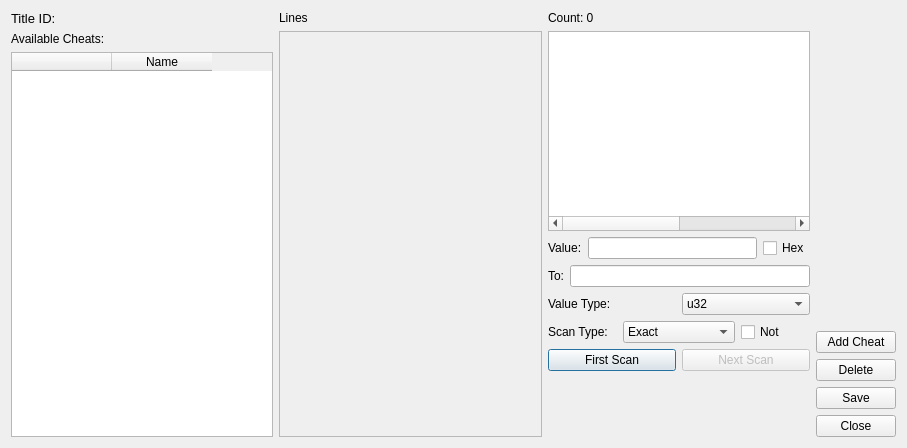
<?xml version="1.0" encoding="UTF-8"?>
<ui version="4.0">
 <class>CheatDialog</class>
 <widget class="QDialog" name="CheatDialog">
  <property name="geometry">
   <rect>
    <x>0</x>
    <y>0</y>
    <width>907</width>
    <height>448</height>
   </rect>
  </property>
  <property name="sizePolicy">
   <sizepolicy hsizetype="Fixed" vsizetype="Fixed">
    <horstretch>0</horstretch>
    <verstretch>0</verstretch>
   </sizepolicy>
  </property>
  <property name="windowTitle">
   <string>Cheats</string>
  </property>
  <layout class="QHBoxLayout" name="horizontalLayout_2">
   <item>
    <layout class="QVBoxLayout" name="verticalLayout_2">
     <item>
      <widget class="QLabel" name="labelTitle">
       <property name="font">
        <font>
         <pointsize>10</pointsize>
        </font>
       </property>
       <property name="text">
        <string>Title ID:</string>
       </property>
       <property name="wordWrap">
        <bool>true</bool>
       </property>
      </widget>
     </item>
     <item>
      <widget class="QLabel" name="labelAvailableCheats">
       <property name="text">
        <string>Available Cheats:</string>
       </property>
      </widget>
     </item>
     <item>
      <widget class="QTableWidget" name="tableCheats">
       <property name="showGrid">
        <bool>false</bool>
       </property>
       <property name="columnCount">
        <number>2</number>
       </property>
       <attribute name="horizontalHeaderVisible">
        <bool>true</bool>
       </attribute>
       <attribute name="verticalHeaderVisible">
        <bool>false</bool>
       </attribute>
       <column>
        <property name="text">
         <string/>
        </property>
       </column>
       <column>
        <property name="text">
         <string>Name</string>
        </property>
       </column>
      </widget>
     </item>
    </layout>
   </item>
   <item>
    <layout class="QVBoxLayout" name="verticalLayout">
     <item>
      <widget class="QLabel" name="labelLines">
       <property name="text">
        <string>Lines</string>
       </property>
      </widget>
     </item>
     <item>
      <widget class="QPlainTextEdit" name="textLines">
       <property name="enabled">
        <bool>false</bool>
       </property>
      </widget>
     </item>
    </layout>
   </item>
   <item>
    <layout class="QVBoxLayout" name="verticalLayout_4">
     <item>
      <widget class="QLabel" name="lblCount">
       <property name="text">
        <string>Count: 0</string>
       </property>
      </widget>
     </item>
     <item>
      <widget class="QTableWidget" name="tableFound">
       <property name="columnCount">
        <number>2</number>
       </property>
       <attribute name="horizontalHeaderVisible">
        <bool>false</bool>
       </attribute>
       <attribute name="horizontalHeaderDefaultSectionSize">
        <number>150</number>
       </attribute>
       <attribute name="horizontalHeaderStretchLastSection">
        <bool>true</bool>
       </attribute>
       <attribute name="verticalHeaderVisible">
        <bool>false</bool>
       </attribute>
       <column>
        <property name="text">
         <string>Address</string>
        </property>
       </column>
       <column>
        <property name="text">
         <string>Value</string>
        </property>
       </column>
      </widget>
     </item>
     <item>
      <layout class="QVBoxLayout" name="verticalLayout_5">
       <item>
        <layout class="QHBoxLayout" name="horizontalLayout_7">
         <item>
          <widget class="QLabel" name="lblValue">
           <property name="text">
            <string>Value:</string>
           </property>
          </widget>
         </item>
         <item>
          <widget class="QLineEdit" name="txtSearch"/>
         </item>
         <item>
          <widget class="QCheckBox" name="chkHex">
           <property name="text">
            <string>Hex</string>
           </property>
          </widget>
         </item>
        </layout>
       </item>
       <item>
        <layout class="QHBoxLayout" name="horizontalLayout_8">
         <item>
          <widget class="QLabel" name="lblTo">
           <property name="text">
            <string>To:</string>
           </property>
          </widget>
         </item>
         <item>
          <widget class="QLineEdit" name="txtSearchTo"/>
         </item>
        </layout>
       </item>
       <item>
        <layout class="QHBoxLayout" name="horizontalLayout_3">
         <item>
          <widget class="QLabel" name="lblValueType">
           <property name="text">
            <string>Value Type:</string>
           </property>
          </widget>
         </item>
         <item>
          <widget class="QComboBox" name="cbValueType">
           <item>
            <property name="text">
             <string>u32</string>
            </property>
           </item>
           <item>
            <property name="text">
             <string>u16</string>
            </property>
           </item>
           <item>
            <property name="text">
             <string>u8</string>
            </property>
           </item>
          </widget>
         </item>
        </layout>
       </item>
       <item>
        <layout class="QHBoxLayout" name="horizontalLayout_4">
         <item>
          <widget class="QLabel" name="lblScanType">
           <property name="text">
            <string>Scan Type:</string>
           </property>
          </widget>
         </item>
         <item>
          <widget class="QComboBox" name="cbScanType">
           <item>
            <property name="text">
             <string>Exact</string>
            </property>
           </item>
           <item>
            <property name="text">
             <string>Bigger Than</string>
            </property>
           </item>
           <item>
            <property name="text">
             <string>Smaller Than</string>
            </property>
           </item>
           <item>
            <property name="text">
             <string>Value Between</string>
            </property>
           </item>
          </widget>
         </item>
         <item>
          <widget class="QCheckBox" name="chkNot">
           <property name="text">
            <string>Not</string>
           </property>
          </widget>
         </item>
        </layout>
       </item>
       <item>
        <layout class="QHBoxLayout" name="horizontalLayout_6">
         <item>
          <widget class="QPushButton" name="btnFirstScan">
           <property name="text">
            <string>First Scan</string>
           </property>
          </widget>
         </item>
         <item>
          <widget class="QPushButton" name="btnNextScan">
           <property name="enabled">
            <bool>false</bool>
           </property>
           <property name="text">
            <string>Next Scan</string>
           </property>
          </widget>
         </item>
        </layout>
       </item>
       <item>
        <spacer name="verticalSpacer_2">
         <property name="orientation">
          <enum>Qt::Vertical</enum>
         </property>
         <property name="sizeHint" stdset="0">
          <size>
           <width>20</width>
           <height>40</height>
          </size>
         </property>
        </spacer>
       </item>
      </layout>
     </item>
    </layout>
   </item>
   <item>
    <layout class="QVBoxLayout" name="verticalLayout_3">
     <item>
      <spacer name="verticalSpacer">
       <property name="orientation">
        <enum>Qt::Vertical</enum>
       </property>
       <property name="sizeHint" stdset="0">
        <size>
         <width>20</width>
         <height>40</height>
        </size>
       </property>
      </spacer>
     </item>
     <item>
      <widget class="QPushButton" name="buttonNewCheat">
       <property name="sizePolicy">
        <sizepolicy hsizetype="Minimum" vsizetype="Fixed">
         <horstretch>0</horstretch>
         <verstretch>0</verstretch>
        </sizepolicy>
       </property>
       <property name="text">
        <string>Add Cheat</string>
       </property>
      </widget>
     </item>
     <item>
      <widget class="QPushButton" name="buttonDelete">
       <property name="text">
        <string>Delete</string>
       </property>
      </widget>
     </item>
     <item>
      <widget class="QPushButton" name="buttonSave">
       <property name="text">
        <string>Save</string>
       </property>
      </widget>
     </item>
     <item>
      <widget class="QPushButton" name="buttonClose">
       <property name="text">
        <string>Close</string>
       </property>
      </widget>
     </item>
    </layout>
   </item>
  </layout>
 </widget>
 <resources/>
 <connections/>
</ui>
